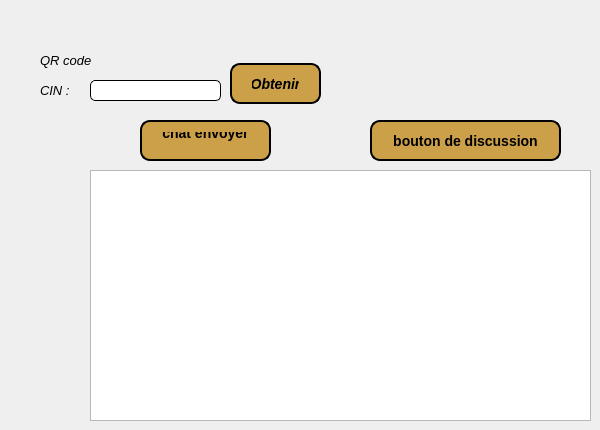
         <widget class="QWidget" name="tab_10">
          <attribute name="title">
           <string>QR code/chatbot</string>
          </attribute>
          <widget class="QLabel" name="label_15">
           <property name="geometry">
            <rect>
             <x>40</x>
             <y>80</y>
             <width>51</width>
             <height>20</height>
            </rect>
           </property>
           <property name="font">
            <font>
             <family>Segoe UI</family>
             <pointsize>10</pointsize>
             <italic>true</italic>
             <bold>false</bold>
            </font>
           </property>
           <property name="styleSheet">
            <string notr="true">font: italic 10pt &quot;Segoe UI&quot;;</string>
           </property>
           <property name="text">
            <string>CIN :</string>
           </property>
          </widget>
          <widget class="QLineEdit" name="cin_qrcode">
           <property name="geometry">
            <rect>
             <x>90</x>
             <y>80</y>
             <width>131</width>
             <height>21</height>
            </rect>
           </property>
           <property name="styleSheet">
            <string notr="true"> border: 1px solid black; 
 border-radius: 5px; </string>
           </property>
          </widget>
          <widget class="QPushButton" name="Obtenir_2">
           <property name="geometry">
            <rect>
             <x>230</x>
             <y>63</y>
             <width>91</width>
             <height>41</height>
            </rect>
           </property>
           <property name="font">
            <font>
             <family>Segoe UI</family>
             <pointsize>-1</pointsize>
             <italic>true</italic>
             <bold>true</bold>
            </font>
           </property>
           <property name="styleSheet">
            <string notr="true">background-color: rgb(203, 160, 73);
font: italic 9pt &quot;Segoe UI&quot;;

 border: 2px solid black; 
 border-radius: 10px; 
color: black;
font-size: 14px;
font-weight: bold;
 padding: 10px 20px;

</string>
           </property>
           <property name="text">
            <string>Obtenir</string>
           </property>
          </widget>
          <widget class="QLabel" name="label_32">
           <property name="geometry">
            <rect>
             <x>40</x>
             <y>50</y>
             <width>171</width>
             <height>20</height>
            </rect>
           </property>
           <property name="font">
            <font>
             <family>Segoe UI</family>
             <pointsize>10</pointsize>
             <italic>true</italic>
             <bold>false</bold>
            </font>
           </property>
           <property name="styleSheet">
            <string notr="true">font: italic 10pt &quot;Segoe UI&quot;;</string>
           </property>
           <property name="text">
            <string>QR code</string>
           </property>
          </widget>
          <widget class="QPushButton" name="sendChatButton">
           <property name="geometry">
            <rect>
             <x>140</x>
             <y>120</y>
             <width>131</width>
             <height>41</height>
            </rect>
           </property>
           <property name="styleSheet">
            <string notr="true">background-color: rgb(203, 160, 73);
font: italic 9pt &quot;Segoe UI&quot;;

 border: 2px solid black; 
 border-radius: 10px; 
color: black;
font-size: 14px;
font-weight: bold;
 padding: 10px 20px;

</string>
           </property>
           <property name="text">
            <string>chat envoyer
</string>
           </property>
          </widget>
          <widget class="QPushButton" name="chatbutton">
           <property name="geometry">
            <rect>
             <x>370</x>
             <y>120</y>
             <width>191</width>
             <height>41</height>
            </rect>
           </property>
           <property name="styleSheet">
            <string notr="true">background-color: rgb(203, 160, 73);
font: italic 9pt &quot;Segoe UI&quot;;

 border: 2px solid black; 
 border-radius: 10px; 
color: black;
font-size: 14px;
font-weight: bold;
 padding: 10px 20px;

</string>
           </property>
           <property name="text">
            <string>bouton de discussion</string>
           </property>
          </widget>
          <widget class="QTableView" name="chatbotview">
           <property name="geometry">
            <rect>
             <x>90</x>
             <y>170</y>
             <width>501</width>
             <height>251</height>
            </rect>
           </property>
          </widget>
         </widget>
